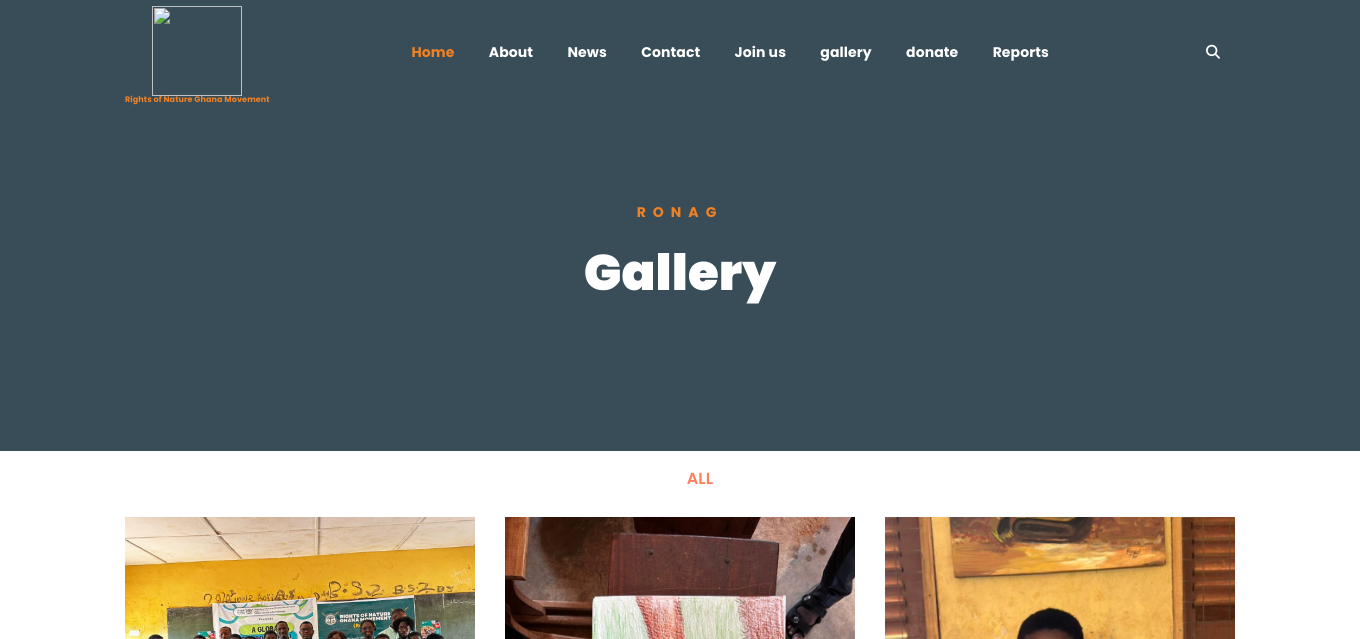
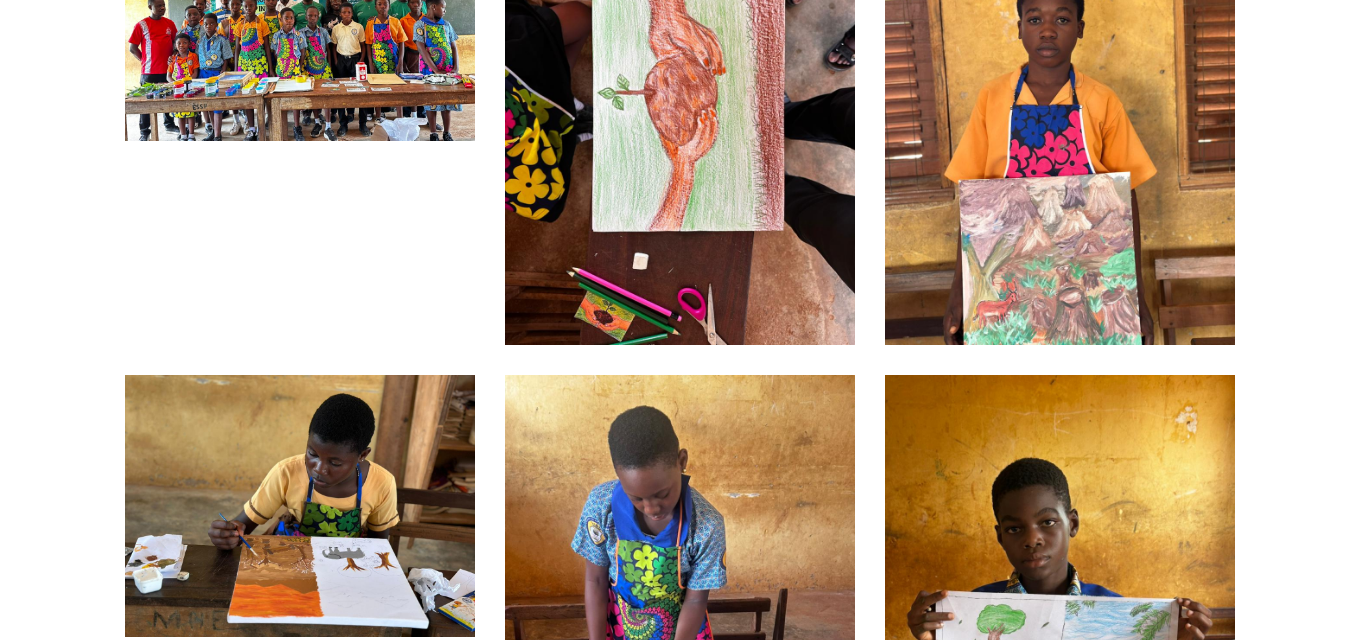
/gallery (upper part), run on an earlier commit of the app's database (2 pictures, top to bottom).
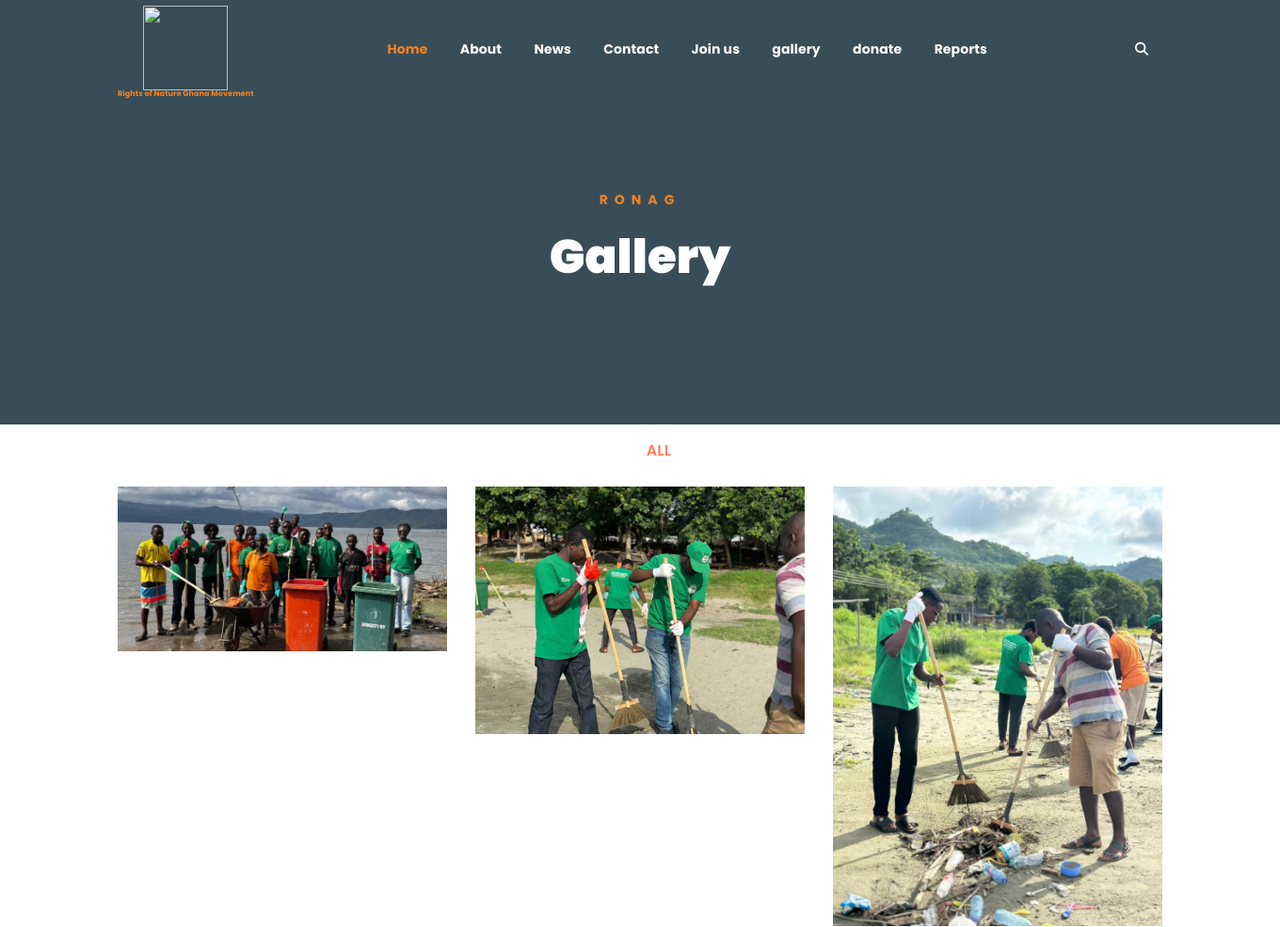
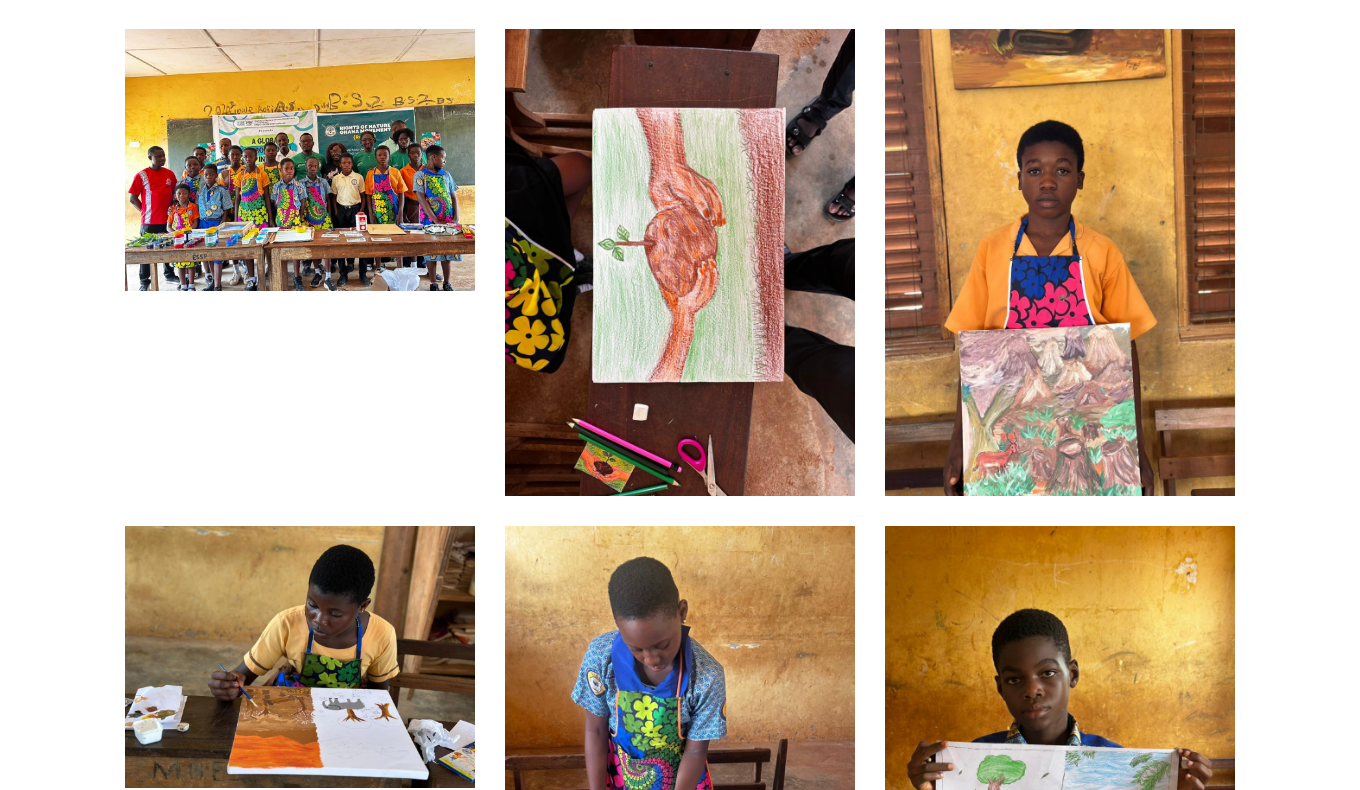
And on a later commit of the database (2 pictures, top to bottom).
### ronagapp/models.py (models this page shows)
class Gallery(models.Model):
    name = models.ForeignKey(ImageGroup, on_delete=models.SET_NULL, null=True, blank=True)
    image = models.ImageField(null = True, blank = True)
    @property
    def imageURL(self):
        try:
            url = self.image.url
        except:
            url = " "
        return url

### ronagapp/views.py (the view)
# urls.py: path("gallery", views.gallery, name="gallery"),
def gallery(request):
    image = Gallery.objects.all()
    image_group = ImageGroup.objects.all()
    context = {"images":list(reversed(image)), "image_groups":image_group}
    return render(request, "gallery.html", context)

### ronagapp/models.py (called while the page is built)
    def __str__(self):
        return self.name

### templates/gallery.html (shortened to what this page needs)
{% extends 'main.html' %}
{% load static %}
{% block content %}
<link href="{% static 'assets/css/gallery.css' %}" rel="stylesheet">
	<div class="breadcrumb-section breadcrumb-bg-gallery">
		<div class="container">
			<div class="row">
				<div class="col-lg-8 offset-lg-2 text-center">
					<div class="breadcrumb-text">
						<p>RoNAG</p>
						<h1>Gallery</h1>
					</div>
				</div>
			</div>
		</div>
	</div>
  <link href="{% static 'gallery.css' %}" rel="stylesheet">
    <section id="portfolio" class="portfolio">
      <div class="container">
        <div class="section-title">
        <ul id="portfolio-flters" class="d-flex justify-content-center fas">
          <li data-filter="*" class="filter-active">All</li>
        </ul>
        <div class="row portfolio-container">
          {% for image in images %}
            <div class="col-lg-4 col-md-6 portfolio-item filter-{{image.name}}">
              <div class="portfolio-img"><img src={{image.imageURL}} id="image" class="img-fluid" alt=""></div>
            </div>
          {% endfor %}
        </div>
      </div>
    </section>
{% endblock content %}

What changed in the data, as far as the page shows it:
added Gallery: imageURL (picture)
added Gallery: imageURL (picture)
added Gallery: imageURL (picture)
